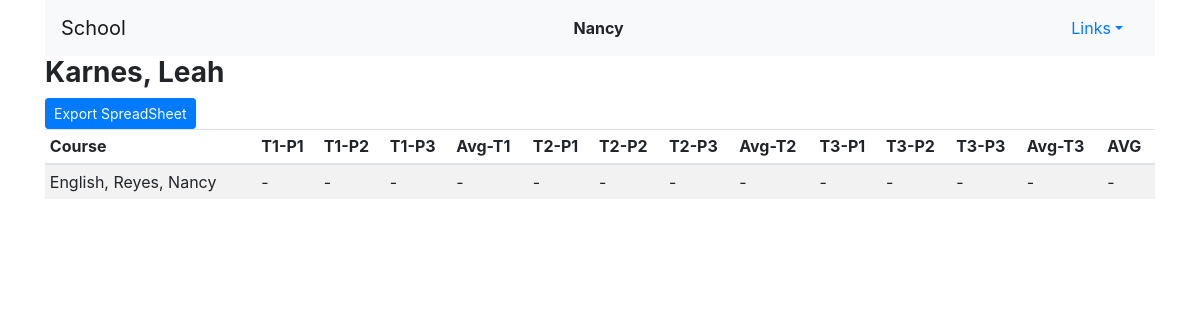
Screenshot of /report_all/2 (signed in) with the database file from the repository.
### grades/models.py (models this page shows, shortened)
class User(AbstractUser):
    is_teacher = models.BooleanField(default=False)
    is_student = models.BooleanField(default=False)

class Student(models.Model):
    user = models.ForeignKey(User, on_delete=models.CASCADE, related_name="student")
    last_name = models.CharField(max_length=120)
    first_name = models.CharField(max_length=120)
    telephone = models.CharField(max_length=10)
    courses = models.ManyToManyField(Courses, blank = True, related_name="courses")
    def __str__(self):
        return f"{self.last_name}, {self.first_name}"

class Grades(models.Model):
    student = models.ForeignKey(Student, on_delete=models.CASCADE, related_name="student")
    course = models.ForeignKey(Courses, on_delete=models.CASCADE, related_name="course")
    t1_p1 = models.IntegerField(
            blank=True,
            default=0,
            validators=[
            MaxValueValidator(100),
            MinValueValidator(0)
        ])
    t1_p2 = models.IntegerField(
            blank=True,
            default=0,
            validators=[
            MaxValueValidator(100),
            MinValueValidator(0)
        ])
    t1_p3 = models.IntegerField(
            blank=True,
            default=0,
            validators=[
            MaxValueValidator(100),
            MinValueValidator(0)
        ])
    t2_p1 = models.IntegerField(
            blank=True,
            default=0,
            validators=[
            MaxValueValidator(100),
            MinValueValidator(0)
        ])
    t2_p2 = models.IntegerField(
            blank=True,
            default=0,
            validators=[
            MaxValueValidator(100),
            MinValueValidator(0)
        ])
    t2_p3 = models.IntegerField(
            blank=True,
            default=0,
            validators=[
            MaxValueValidator(100),
            MinValueValidator(0)
        ])
    t3_p1 = models.IntegerField(
            blank=True,
            default=0,
            validators=[
            MaxValueValidator(100),
            MinValueValidator(0)
        ])
    t3_p2 = models.IntegerField(
            blank=True,
            default=0,
            validators=[
            MaxValueValidator(100),
            MinValueValidator(0)
        ])
    t3_p3 = models.IntegerField(
            blank=True,
            default=0,
            validators=[
            MaxValueValidator(100),
            MinValueValidator(0)
        ])
    @property
    def avg1(self):
        count = 0
        total = 0
        if self.t1_p1 > 0:
            count += 1
            total += self.t1_p1
        if self.t1_p2 > 0:
            count += 1
            total += self.t1_p2
        if self.t1_p3 > 0:
            count += 1
            total += self.t1_p3
        if count > 0:
            average = total / count
            avg = round(average, 1)
            return avg
        else:
            return 0
    @property
    def avg2(self):
        count = 0
        total = 0
        if self.t2_p1 > 0:
            count += 1
            total += self.t2_p1
        if self.t2_p2 > 0:
            count += 1
            total += self.t2_p2
        if self.t2_p3 > 0:
            count += 1
            total += self.t2_p3
        if count > 0:
            average = total / count
            avg = round(average, 1)
            return avg
        else:
            return 0
    @property
    def avg3(self):
        count = 0
        total = 0
        if self.t3_p1 > 0:
            count += 1
            total += self.t3_p1
        if self.t3_p2 > 0:
            count += 1
            total += self.t3_p2
        if self.t3_p3 > 0:
            count += 1
            total += self.t3_p3
        if count > 0:
            average = total / count
            avg = round(average, 1)
            return avg
        else:
            return 0
    @property
    def grand(self):
        count = 0
        total = 0
        if self.t1_p1 > 0:
            count += 1
            total += self.t1_p1
        if self.t1_p2 > 0:
            count += 1
            total += self.t1_p2
        if self.t1_p3 > 0:
            count += 1
            total += self.t1_p3
        if self.t2_p1 > 0:
            count += 1
            total += self.t2_p1
        if self.t2_p2 > 0:
            count += 1
            total += self.t2_p2
        if self.t2_p3 > 0:
            count += 1
            total += self.t2_p3
        if self.t3_p1 > 0:
            count += 1
            total += self.t3_p1
        if self.t3_p2 > 0:
            count += 1
            total += self.t3_p2
        if self.t3_p3 > 0:
            count += 1
            total += self.t3_p3
        if count > 0:
            average = total / count
            avg = round(average, 1)
            return avg
        else:
            return 0

class Courses(models.Model):
    teacher = models.ForeignKey(Teacher, on_delete=models.CASCADE, related_name="professor")
    subject = models.CharField(max_length=120)
    def __str__(self):
        return f"{self.subject}, {self.teacher}"

class Teacher(models.Model):
    user = models.ForeignKey(User, on_delete=models.CASCADE, related_name="teacher")
    last_name = models.CharField(max_length=120)
    first_name = models.CharField(max_length=120)
    telephone = models.CharField(max_length=10)
    def __str__(self):
        return f"{self.last_name}, {self.first_name}"

### grades/views.py (the view)
# urls.py: path("report_all/<int:student_id>", views.individual, name="individual"),
@login_required(login_url='login')
def individual(request, student_id):
    current_user = request.user.get_username()
    is_super = SuperUser(current_user)
    is_teacher = TeacherUser(current_user)
    is_student = StudentUser(current_user)
    student = Student.objects.get(id=student_id)
    grades = Grades.objects.filter(student=student_id)
    return render(request, "grades/student.html", {
        "student": student,
        "grades": grades,
        "is_super": is_super,
        "is_teacher": is_teacher,
        "is_student": is_student,
    })

### grades/util.py (called while the page is built)
def SuperUser(current_user):
    superusers = User.objects.filter(is_superuser=True)
    current_id = User.objects.get(username=current_user)
    is_super = False
    for su in superusers:
        if current_id == su:
            is_super = True
    return is_super

def TeacherUser(current_user):
    teacher = User.objects.filter(is_teacher=True)
    current_id = User.objects.get(username=current_user)
    is_teacher = False
    for t in teacher:
        if current_id == t:
            is_teacher = True
    return is_teacher

def StudentUser(current_user):
    student = User.objects.filter(is_student=True)
    current_id = User.objects.get(username=current_user)
    is_student = False
    for s in student:
        if current_id == s:
            is_student = True
    return is_student

### grades/templates/grades/student.html (shortened to what this page needs)
{% extends "grades/layout.html" %}
{% load static %}
{% block body %}
<div class="container">
    {% if is_super or is_teacher %}
    <h3><strong>{{ student }}</strong></h3>
    <form action="{% url 'export_users_xls2' %}" method="post">
    <button name="student_id" value="{{ student.id }}" class="btn btn-primary btn-sm">Export SpreadSheet</button>
    </form>
    {% endif %}
    <table class="table table-sm table-striped">
        <thead>
            <th>Course</th>
            <th>T1-P1</th>
            <th>T1-P2</th>
            <th>T1-P3</th>
            <th>Avg-T1</th>
            <th>T2-P1</th>
            <th>T2-P2</th>
            <th>T2-P3</th>
            <th>Avg-T2</th>
            <th>T3-P1</th>
            <th>T3-P2</th>
            <th>T3-P3</th>
            <th>Avg-T3</th>
            <th>AVG</th>
        </thead>
        <tbody>
            {%for grade in grades %}
        <tr>
            <td>{{ grade.course}}</td>
            {% if grade.t1_p1 != 0 %}
            <td>{{ grade.t1_p1 }}</td>
            {% else %}
            <td>-</td>
            {% endif %}
            {% if grade.t1_p2 != 0 %}
            <td>{{ grade.t1_p2 }}</td>
            {% else %}
            <td>-</td>
            {% endif %}
            {% if grade.t1_p3 != 0 %}
            <td>{{ grade.t1_p3 }}</td>
            {% else %}
            <td>-</td>
            {% endif %}
            {% if grade.avg1 != 0 %}
            <td>{{ grade.avg1 }}</td>
            {% else %}
            <td>-</td>
            {% endif %}
            {% if grade.t2_p1 != 0 %}
            <td>{{ grade.t2_p1 }}</td>
            {% else %}
            <td>-</td>
            {% endif %}
            {% if grade.t2_p2 != 0 %}
            <td>{{ grade.t2_p2 }}</td>
            {% else %}
            <td>-</td>
            {% endif %}
            {% if grade.t2_p3 != 0 %}
            <td>{{ grade.t2_p3 }}</td>
            {% else %}
            <td>-</td>
            {% endif %}
            {% if grade.avg2 != 0 %}
            <td>{{ grade.avg2 }}</td>
            {% else %}
            <td>-</td>
            {% endif %}
            {% if grade.t3_p1 != 0 %}
            <td>{{ grade.t3_p1 }}</td>
            {% else %}
            <td>-</td>
            {% endif %}
            {% if grade.t3_p2 != 0 %}
            <td>{{ grade.t3_p2 }}</td>
            {% else %}
            <td>-</td>
            {% endif %}
            {% if grade.t3_p3 != 0 %}
            <td>{{ grade.t3_p3 }}</td>
            {% else %}
            <td>-</td>
            {% endif %}
            {% if grade.avg3 != 0 %}
            <td>{{ grade.avg3 }}</td>
            {% else %}
            <td>-</td>
            {% endif %}
            {% if grade.grand != 0 %}
            <td>{{ grade.grand }}</td>
            {% else %}
            <td>-</td>
            {% endif %}
        </tr>
    {% endfor %}
    </tbody>
</table>
</div>
{% endblock %}

### grades/templates/grades/layout.html (shortened to what this page needs)
{% load static %}
<!DOCTYPE html>
<html lang="en">
    <head>
        <link rel="stylesheet" href="https://stackpath.bootstrapcdn.com/bootstrap/4.4.1/css/bootstrap.min.css">
        <link rel="stylesheet" href="{% static 'grades/styles.css' %}">
    </head>
    <body>
        <div class="container">
        <nav class="navbar navbar-expand-lg navbar-light bg-light d-flex justify-content-between">
            <a class="navbar-brand" href="{% url 'index' %}">School</a>
            <div>
              <ul class="navbar-nav mr-auto">
                {% if user.is_authenticated %}
                    <li class="nav-item">
                        <strong>{{ user.username }}</strong>
                    </li>
                {% endif %}
              </ul>
            </div>
            <div>
                {% if user.is_authenticated %}
                    <li class="nav-item dropdown" style="list-style: none;">
                        <a class="nav-link dropdown-toggle" data-toggle="dropdown" href="#" role="button" aria-haspopup="true" aria-expanded="false">Links</a>
                      </li>
                {% endif %}
            </div>
        </nav>
    </div>
        <div class="body">
            {% block body %}
            {% endblock %}
        </div>
    </body>
</html>

### grades/static/grades/styles.css (style rules this page uses)
table td { position: relative; }

### rows the page displays
User: username "Nancy"
Student: last_name+first_name "Karnes, Leah"
Grades: course "English, Reyes, Nancy"
